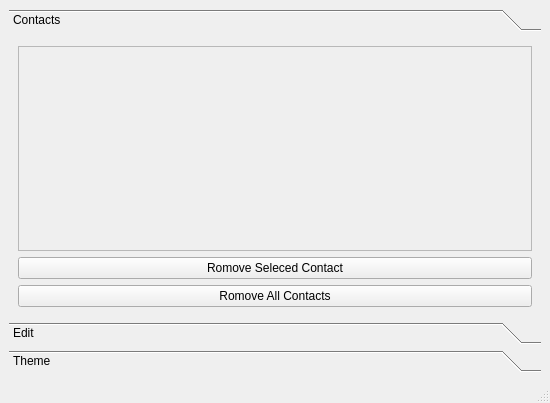
<?xml version="1.0" encoding="UTF-8"?>
<ui version="4.0">
 <class>mainWindow</class>
 <widget class="QMainWindow" name="mainWindow">
  <property name="geometry">
   <rect>
    <x>0</x>
    <y>0</y>
    <width>550</width>
    <height>403</height>
   </rect>
  </property>
  <property name="windowTitle">
   <string>ContactList</string>
  </property>
  <widget class="QWidget" name="centralwidget">
   <layout class="QVBoxLayout" name="verticalLayout">
    <item>
     <widget class="QToolBox" name="Tabs">
      <property name="layoutDirection">
       <enum>Qt::LeftToRight</enum>
      </property>
      <property name="lineWidth">
       <number>0</number>
      </property>
      <property name="currentIndex">
       <number>0</number>
      </property>
      <widget class="QWidget" name="Contacts">
       <property name="geometry">
        <rect>
         <x>0</x>
         <y>0</y>
         <width>532</width>
         <height>252</height>
        </rect>
       </property>
       <attribute name="label">
        <string>Contacts</string>
       </attribute>
       <layout class="QVBoxLayout" name="verticalLayout_2">
        <item>
         <widget class="QScrollArea" name="scrollArea">
          <property name="widgetResizable">
           <bool>true</bool>
          </property>
          <widget class="QWidget" name="scrollAreaWidgetContents">
           <property name="geometry">
            <rect>
             <x>0</x>
             <y>0</y>
             <width>512</width>
             <height>172</height>
            </rect>
           </property>
           <layout class="QVBoxLayout" name="verticalLayout_6">
            <item>
             <layout class="QVBoxLayout" name="verticalLayout_5"/>
            </item>
           </layout>
          </widget>
         </widget>
        </item>
        <item>
         <widget class="QPushButton" name="remove">
          <property name="text">
           <string>Romove Seleced Contact</string>
          </property>
         </widget>
        </item>
        <item>
         <widget class="QPushButton" name="remove_all">
          <property name="text">
           <string>Romove All Contacts</string>
          </property>
         </widget>
        </item>
       </layout>
      </widget>
      <widget class="QWidget" name="addnewcontact">
       <property name="geometry">
        <rect>
         <x>0</x>
         <y>0</y>
         <width>532</width>
         <height>252</height>
        </rect>
       </property>
       <attribute name="label">
        <string>Edit</string>
       </attribute>
       <layout class="QVBoxLayout" name="verticalLayout_3">
        <item>
         <widget class="QLabel" name="label">
          <property name="font">
           <font>
            <pointsize>12</pointsize>
            <bold>true</bold>
           </font>
          </property>
          <property name="text">
           <string>Add New Contact</string>
          </property>
          <property name="alignment">
           <set>Qt::AlignCenter</set>
          </property>
         </widget>
        </item>
        <item>
         <widget class="QScrollArea" name="scrollArea_2">
          <property name="widgetResizable">
           <bool>true</bool>
          </property>
          <widget class="QWidget" name="scrollAreaWidgetContents_2">
           <property name="geometry">
            <rect>
             <x>0</x>
             <y>0</y>
             <width>512</width>
             <height>174</height>
            </rect>
           </property>
           <layout class="QVBoxLayout" name="verticalLayout_4">
            <item>
             <layout class="QFormLayout" name="formLayout">
              <item row="0" column="0">
               <widget class="QLabel" name="label_2">
                <property name="text">
                 <string> Name : </string>
                </property>
               </widget>
              </item>
              <item row="0" column="1">
               <widget class="QLineEdit" name="name"/>
              </item>
              <item row="1" column="0">
               <widget class="QLabel" name="label_3">
                <property name="text">
                 <string> Family</string>
                </property>
               </widget>
              </item>
              <item row="1" column="1">
               <widget class="QLineEdit" name="family"/>
              </item>
              <item row="2" column="0">
               <widget class="QLabel" name="label_4">
                <property name="text">
                 <string> Mobile</string>
                </property>
               </widget>
              </item>
              <item row="2" column="1">
               <widget class="QLineEdit" name="mobile"/>
              </item>
              <item row="3" column="0">
               <widget class="QLabel" name="label_5">
                <property name="text">
                 <string> Phone</string>
                </property>
               </widget>
              </item>
              <item row="3" column="1">
               <widget class="QLineEdit" name="phone"/>
              </item>
              <item row="4" column="0">
               <widget class="QLabel" name="label_6">
                <property name="text">
                 <string> Email</string>
                </property>
               </widget>
              </item>
              <item row="4" column="1">
               <widget class="QLineEdit" name="email"/>
              </item>
             </layout>
            </item>
           </layout>
          </widget>
         </widget>
        </item>
        <item>
         <widget class="QPushButton" name="save">
          <property name="text">
           <string>Save</string>
          </property>
         </widget>
        </item>
       </layout>
      </widget>
      <widget class="QWidget" name="page_2">
       <property name="geometry">
        <rect>
         <x>0</x>
         <y>0</y>
         <width>532</width>
         <height>252</height>
        </rect>
       </property>
       <attribute name="label">
        <string>Theme</string>
       </attribute>
       <layout class="QHBoxLayout" name="horizontalLayout">
        <item>
         <widget class="QCheckBox" name="checkBox">
          <property name="font">
           <font>
            <bold>true</bold>
           </font>
          </property>
          <property name="text">
           <string>Dark Mode</string>
          </property>
          <property name="checked">
           <bool>true</bool>
          </property>
         </widget>
        </item>
       </layout>
      </widget>
     </widget>
    </item>
   </layout>
  </widget>
  <widget class="QMenuBar" name="menubar">
   <property name="geometry">
    <rect>
     <x>0</x>
     <y>0</y>
     <width>550</width>
     <height>22</height>
    </rect>
   </property>
  </widget>
  <widget class="QStatusBar" name="statusbar"/>
 </widget>
 <resources/>
 <connections/>
</ui>
